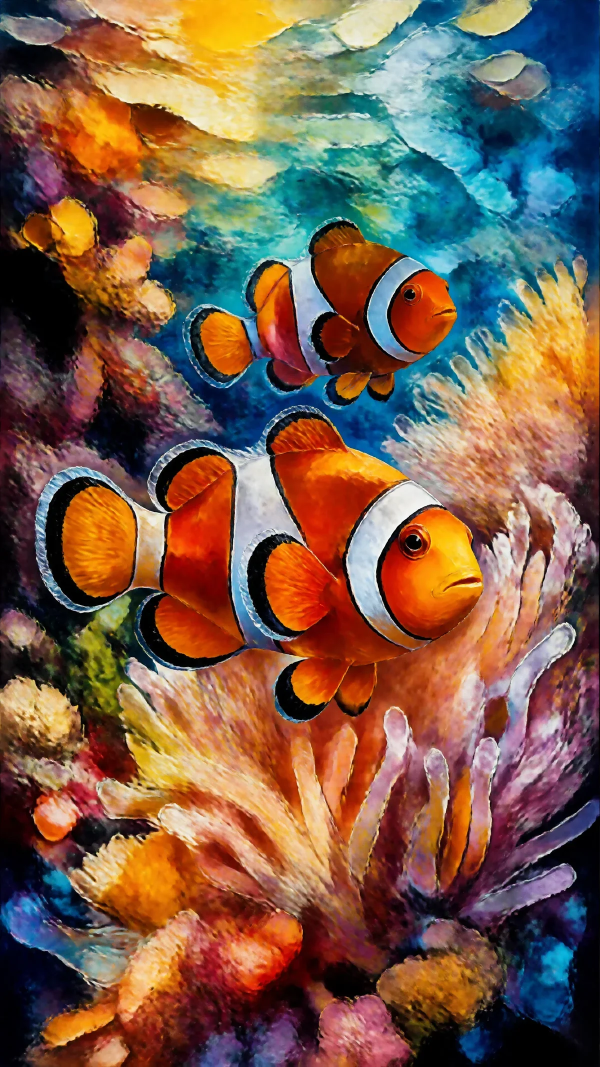
#> input picture images/Clownfish-AfremovOil-50x92.webp, 1200 x 2133 px (shown at 1/2 size); its folder holds 4 pictures in this run
$ python make_thumbs.py
#> lines starting #> are read from the running program, lines starting #| are printed output that depends on the picture
#!/usr/bin/env python3
"""
Generate optimized thumbnails for Moodhu Designs.
- Card thumbnails: 240px wide, WebP, ≤40KB
- Lightbox previews: 1200px wide, WebP, ≤1MB
"""
import os
from PIL import Image

# Config
IMG_DIR = 'images'
THUMB_DIR = 'thumbs'
CARD_WIDTH = 180
LIGHTBOX_WIDTH = 1200
QUALITY = 55

os.makedirs(THUMB_DIR, exist_ok=True)

files = [f for f in os.listdir(IMG_DIR) if os.path.isfile(os.path.join(IMG_DIR, f))]
total = len(files)
print(f"Generating {total} thumbnails...")

for i, filename in enumerate(files):
    if not filename.lower().endswith(('.png', '.jpg', '.jpeg', '.webp')):
        continue

    try:
        # Card thumbnail (240px)
        img = Image.open(os.path.join(IMG_DIR, filename))
#> img is the input picture: PIL image 1200x2133 RGB; mean R, G, B 124, 94, 75.3
        ratio = img.height / img.width
#> ratio = 1.78
        card_height = int(CARD_WIDTH * ratio)
#> card_height = 319

        card_thumb = img.resize((CARD_WIDTH, card_height), Image.Resampling.LANCZOS)
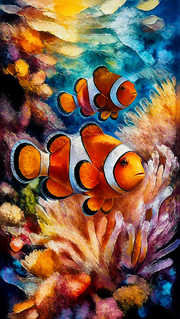
#> card_thumb: PIL image 180x319 RGB; mean R, G, B 124.1, 94, 75.4
        card_thumb.save(
            os.path.join(THUMB_DIR, filename),
            'WEBP',
            quality=QUALITY,
            method=6
        )

        # Lightbox preview (1200px)
        lightbox_height = int(LIGHTBOX_WIDTH * ratio)
#> lightbox_height = 2133
        lightbox_thumb = img.resize((LIGHTBOX_WIDTH, lightbox_height), Image.Resampling.LANCZOS)
        lightbox_thumb.save(
            os.path.join(IMG_DIR, filename),
            'WEBP',
            quality=QUALITY,
            method=6
        )

        if i % 20 == 0:
            print(f"  {i+1}/{total}...", end='\r', flush=True)

    except Exception as e:
        print(f"Error processing {filename}: {e}")
#> pass 2 of the loop `for i, filename in enumerate(files):`:
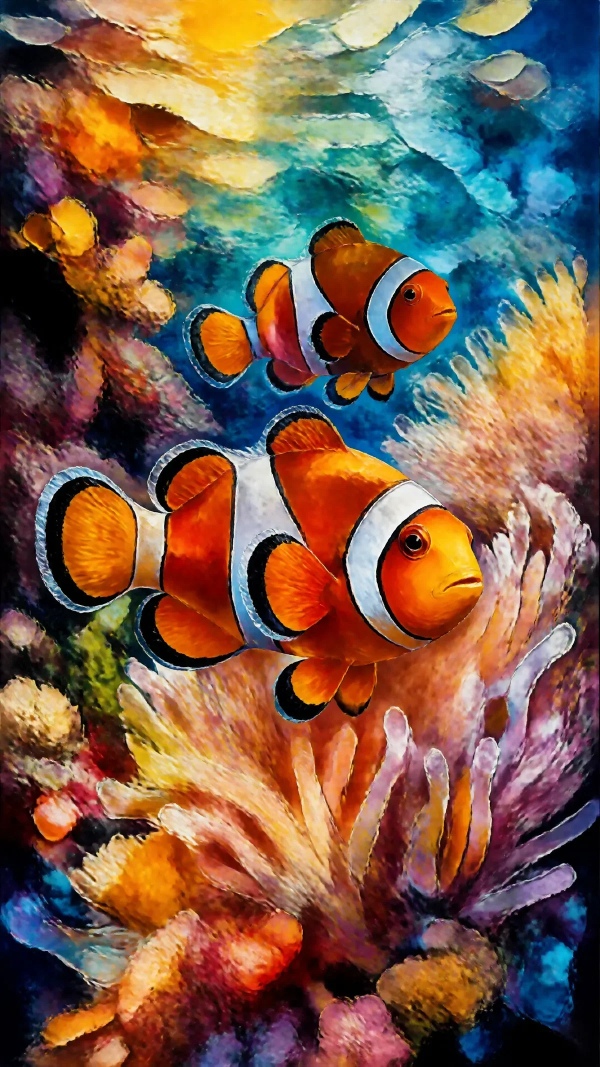
#> input picture images/Clownfish-AfremovOil-Wide-50x92.webp, 1200 x 2133 px (shown at 1/2 size)
#> img is the input picture: PIL image 1200x2133 RGB; mean R, G, B 124, 93.9, 75.4
#> `card_thumb = img.resize((CARD_WIDTH, card_height), Image.Resampling.LA..`:
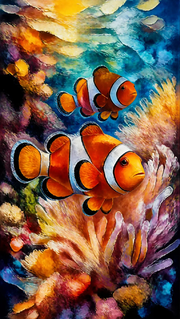
#> card_thumb: PIL image 180x319 RGB; mean R, G, B 124.1, 94, 75.5
#> pass 3 of the loop `for i, filename in enumerate(files):`:
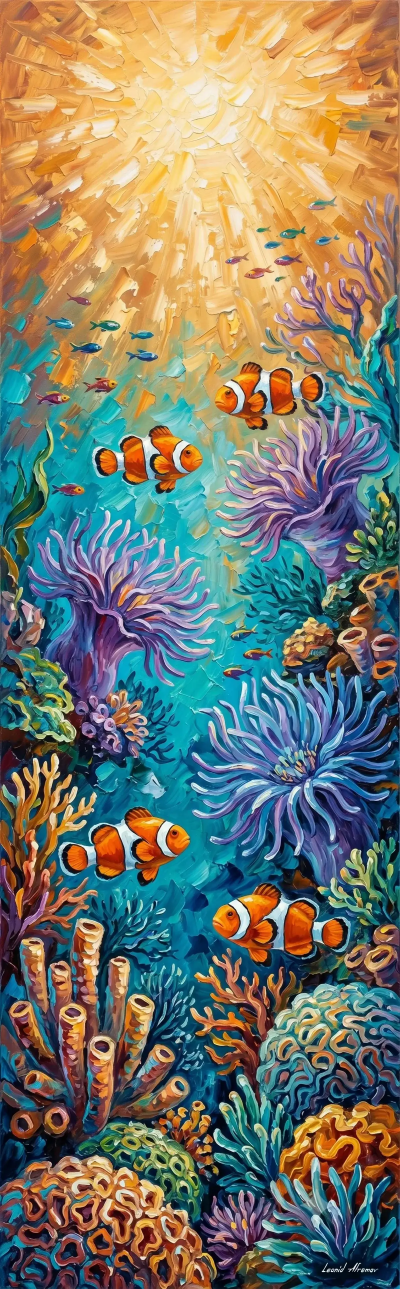
#> input picture images/Clownfish-AfremovOil.webp, 1200 x 3866 px (shown at 1/3 size)
#> img is the input picture: PIL image 1200x3866 RGB; mean R, G, B 121.9, 123.1, 108
#> `card_thumb = img.resize((CARD_WIDTH, card_height), Image.Resampling.LA..`:
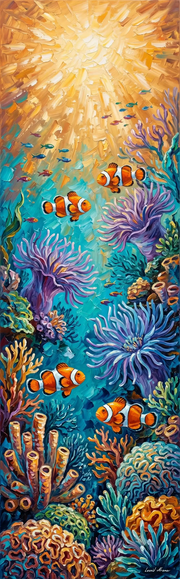
#> card_thumb: PIL image 180x579 RGB; mean R, G, B 122, 123.1, 107.9
#> the loop made 4 passes; the first 3 are shown

print(f"\nDone! Generated {total} thumbnails.")
